Frame 1 (no input): blank canvas, image omitted
Frame 60 (no input): blank canvas, image omitted
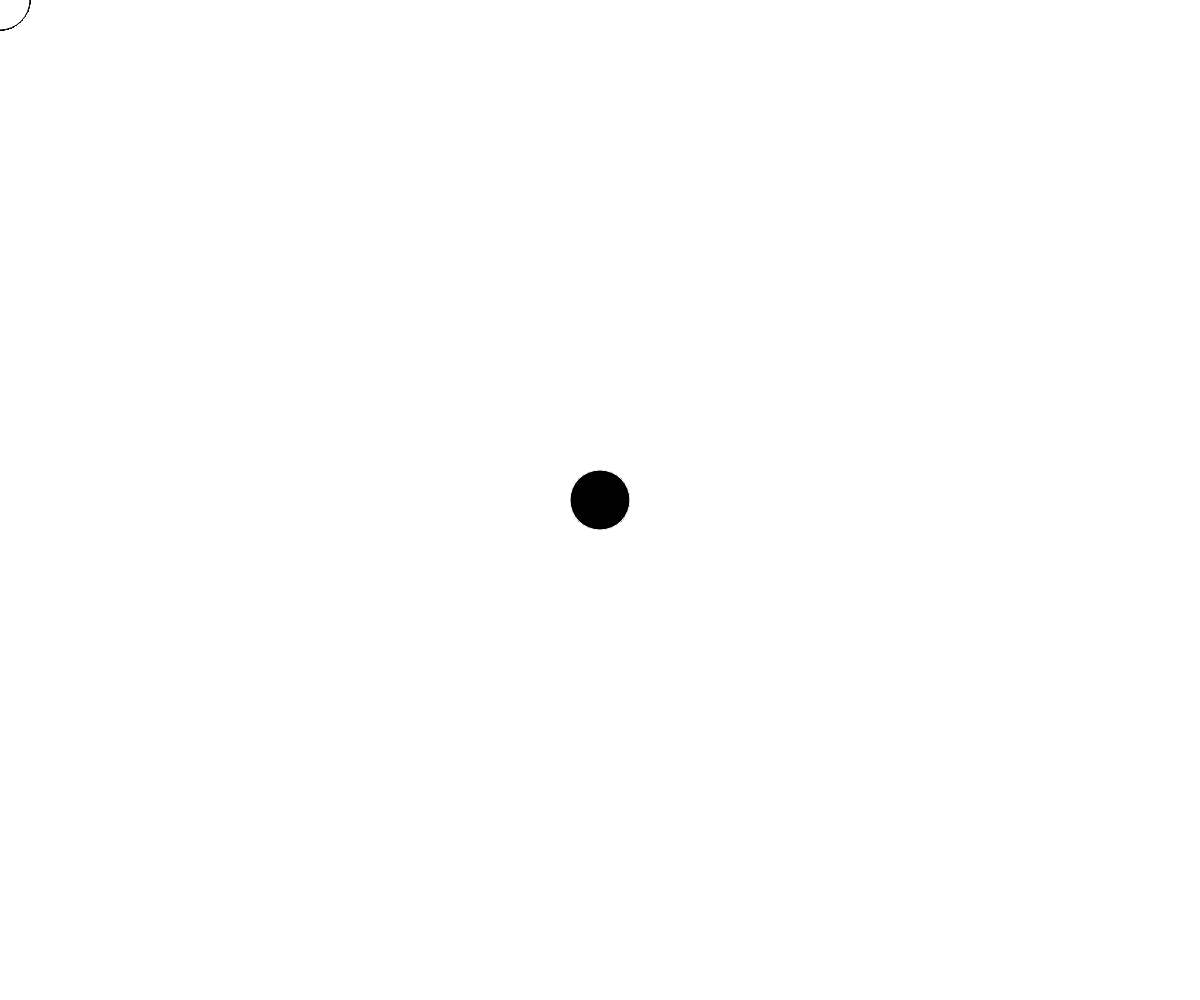
Frame 120 (the mouse pressed at the canvas centre since frame 60)

The p5.js sketch whose frames 1 and 60 were blank and that drew this single picture after the mouse press (run headless with seeded random() and noise() and a simulated clock; from frame 60 on, the mouse is pressed at the canvas centre):

// p5.js sketch
// ── sketch.js
///<reference path="../../intellisence/p5.global-mode.d.ts" />

const screenWidth = document.documentElement.clientWidth;
const screenHeight = document.documentElement.clientHeight;

function setup() {
	createCanvas(screenWidth, screenHeight)
}

function draw() {
	if (mouseIsPressed) {
		fill(0);
		stroke(255)
	}
	else {
		fill(255);
		stroke(0)
	}
	ellipse(mouseX, mouseY, 60);
}
